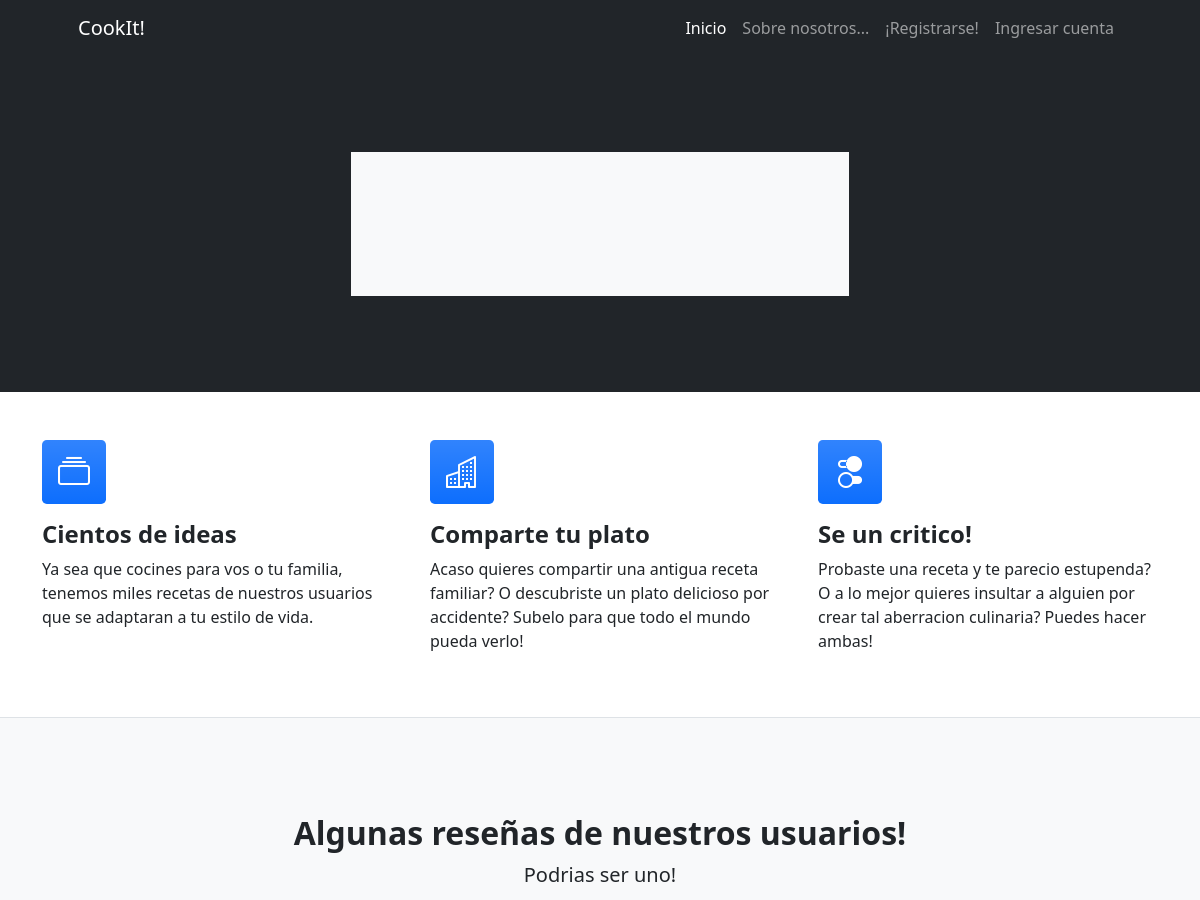
The page /blogs/ (upper part) on the database as committed earlier.
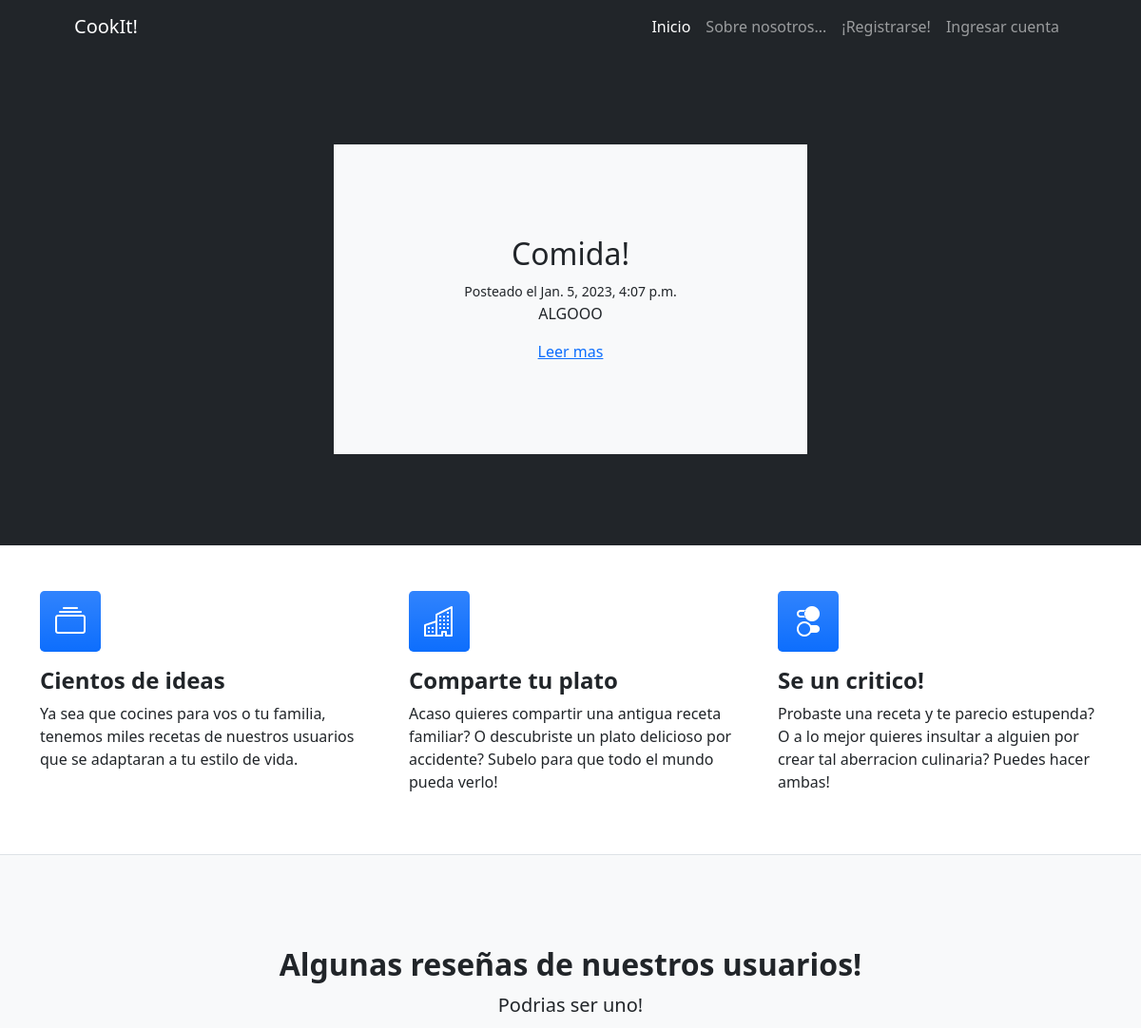
The same page on the database as committed later.
### AppPagina/models.py (models this page shows)
class Post(models.Model):
    titulo = models.CharField(max_length=255)
    slug = models.SlugField()
    intro =  models.TextField()
    cuerpo = models.TextField()
    date_added = models.DateTimeField(auto_now_add=True)
    class Meta:
        ordering = ["-date_added"]

### AppPagina/views.py (the view)
# urls.py: path("blogs/", blogs, name="blogs"),
def blogs(request):
    posts = Post.objects.all()
    return render(request, "AppPagina/blogs.html", {"posteos": posts})

### AppPagina/templates/AppPagina/blogs.html (shortened to what this page needs)
{% extends "AppPagina/padre.html" %}
{% load static %}
                            {% block titulo %}
                            <section class="bg-light py-5" id="accounts/signup">
                                <div class="container px-5 my-5 px-5">
                                    <div class="text-center mb-5">
                                        {% block contenido %}
                                            {% for post in posteos %}
                                        <div class="post block">
                                            <h2 class="subtitle"> {{ post.titulo }} </h2>
                                            <small>Posteado el {{ post.date_added }} </small>
                                            <p>{{ post.intro }}</p>
                                            <a href="{% url 'leer_mas' post.slug %}">Leer mas</a>
                                        </div>
                                            {% endfor %}
                                        {% endblock %}
                                    </div>
                                 </div>
                            </section>
                        </div>
                    </div>
                </div>
            </div>
        </header>
                            {% endblock %}

### AppPagina/templates/AppPagina/padre.html (shortened to what this page needs)
<!DOCTYPE html>
<html lang="en">
    <head>
        {% load static %}
        <link href="https://cdn.jsdelivr.net/npm/bootstrap-icons@1.4.1/font/bootstrap-icons.css" rel="stylesheet" />
        <link href="{% static 'AppPagina/css/styles.css' %}" rel="stylesheet" />
    </head>
    <body>
        <nav class="navbar navbar-expand-lg navbar-dark bg-dark">
            <div class="container px-5">
                <a class="navbar-brand" href="{% url 'inicio' %}"> CookIt!</a>
                <div class="collapse navbar-collapse" id="navbarSupportedContent">
                    <ul class="navbar-nav ms-auto mb-2 mb-lg-0">
                        <li class="nav-item"><a class="nav-link active" aria-current="page" href="{% url 'inicio' %}">Inicio</a></li>
                        <li class="nav-item"><a class="nav-link" href="#about">Sobre nosotros...</a></li>
                        {% if user.is_authenticated %}
                        <li class="nav-item"><a class="nav-link" href="{% url 'logout' %}">Salir</a></li>
                        {% else %}
                        <li class="nav-item"><a class="nav-link" href="{% url 'register' %}">¡Registrarse!</a></li>
                        <li class="nav-item"><a class="nav-link" href="{% url 'login' %}">Ingresar cuenta</a></li>
                        {% endif %}
                    </ul>
                </div>
            </div>
        </nav>
        <header class="bg-dark py-5">
            <div class="container px-5">
                <div class="row gx-5 justify-content-center">
                    <div class="col-lg-6">
                        <div class="text-center my-5">
                            {% block titulo %}{% endblock %}
        <section class="py-5 border-bottom" id="features">
            <div class="container px-6 my-6">
                <div class="row gx-5">
                        <div class="col-lg-4 mb-5 mb-lg-0">
                            <div class="feature bg-primary bg-gradient text-white rounded-3 mb-3"><i class="bi bi-collection"></i></div>
                            <h2 class="h4 fw-bolder">Cientos de ideas</h2>
                            <p>Ya sea que cocines para vos o tu familia, tenemos miles recetas de nuestros usuarios que se adaptaran a tu estilo de vida.</p>
                        </div>
                        <div class="col-lg-4 mb-5 mb-lg-0">
                            <div class="feature bg-primary bg-gradient text-white rounded-3 mb-3"><i class="bi bi-building"></i></div>
                            <h2 class="h4 fw-bolder">Comparte tu plato</h2>
                            <p>Acaso quieres compartir una antigua receta familiar? O descubriste un plato delicioso por accidente? Subelo para que todo el mundo pueda verlo!</p>
                        </div>
                        <div class="col-lg-4">
                            <div class="feature bg-primary bg-gradient text-white rounded-3 mb-3"><i class="bi bi-toggles2"></i></div>
                            <h2 class="h4 fw-bolder">Se un critico!</h2>
                            <p>Probaste una receta y te parecio estupenda? O a lo mejor quieres insultar a alguien por crear tal aberracion culinaria? Puedes hacer ambas!</p>
                    </div>
                </div>
            </div>
        </section>
<section class="bg-light py-5 border-bottom">
    <div class="container px-5 my-5">
        <div class="text-center mb-5">
            <h2 class="fw-bolder">Algunas reseñas de nuestros usuarios!</h2>
            <p class="lead mb-0">Podrias ser uno!</p>
        </div>
    </body>
</html>

Rows that differ between the two databases and show on the page:
added Post: titulo "Comida!", date_added "Jan. 5, 2023, 4:07 p.m.", intro "ALGOOO"
